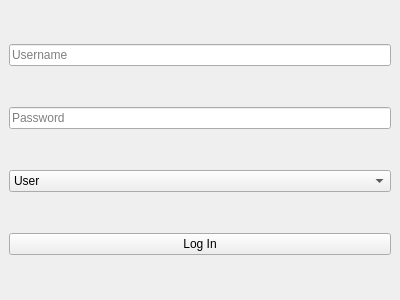
<?xml version="1.0" encoding="UTF-8"?>
<ui version="4.0">
 <class>LoginWindow</class>
 <widget class="QMainWindow" name="LoginWindow">
  <property name="geometry">
   <rect>
    <x>0</x>
    <y>0</y>
    <width>400</width>
    <height>300</height>
   </rect>
  </property>
  <property name="windowTitle">
   <string>Login</string>
  </property>
  <widget class="QWidget" name="centralWidget">
   <layout class="QVBoxLayout" name="verticalLayout">
    <item>
     <widget class="QLineEdit" name="userLineEdit">
      <property name="placeholderText">
       <string>Username</string>
      </property>
     </widget>
    </item>
    <item>
     <widget class="QLineEdit" name="passLineEdit">
      <property name="placeholderText">
       <string>Password</string>
   </property>
      <property name="echoMode">
       <enum>QLineEdit::Password</enum>
      </property>
     </widget>
    </item>
    <item>
     <widget class="QComboBox" name="userTypeComboBox">
      <item>
       <property name="text">
        <string>User</string>
       </property>
      </item>
      <item>
       <property name="text">
        <string>Admin</string>
       </property>
      </item>
     </widget>
    </item>
    <item>
     <widget class="QPushButton" name="loginButton">
      <property name="text">
       <string>Log In</string>
      </property>
     </widget>
    </item>
   </layout>
  </widget>
 </widget>
 <resources/>
 <connections/>
</ui>
